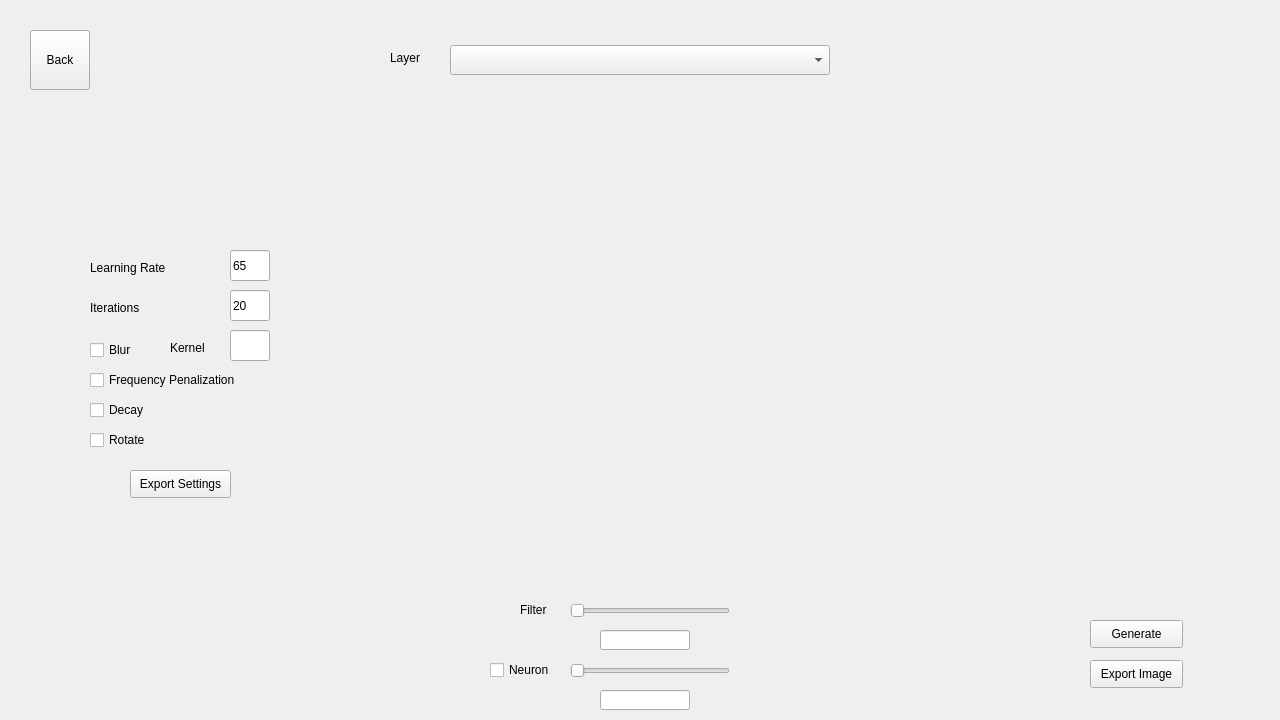
<?xml version="1.0" encoding="UTF-8"?>
<ui version="4.0">
 <class>Form</class>
 <widget class="QWidget" name="Form">
  <property name="geometry">
   <rect>
    <x>0</x>
    <y>0</y>
    <width>1280</width>
    <height>720</height>
   </rect>
  </property>
  <property name="windowTitle">
   <string>XAI Viz</string>
  </property>
  <widget class="QLabel" name="label_3">
   <property name="geometry">
    <rect>
     <x>90</x>
     <y>260</y>
     <width>101</width>
     <height>16</height>
    </rect>
   </property>
   <property name="text">
    <string>Learning Rate</string>
   </property>
  </widget>
  <widget class="QLabel" name="label_6">
   <property name="geometry">
    <rect>
     <x>170</x>
     <y>340</y>
     <width>51</width>
     <height>16</height>
    </rect>
   </property>
   <property name="text">
    <string>Kernel</string>
   </property>
  </widget>
  <widget class="QLabel" name="label_2">
   <property name="geometry">
    <rect>
     <x>520</x>
     <y>600</y>
     <width>41</width>
     <height>20</height>
    </rect>
   </property>
   <property name="text">
    <string>Filter</string>
   </property>
  </widget>
  <widget class="QCheckBox" name="blur">
   <property name="geometry">
    <rect>
     <x>90</x>
     <y>340</y>
     <width>81</width>
     <height>20</height>
    </rect>
   </property>
   <property name="text">
    <string>Blur</string>
   </property>
  </widget>
  <widget class="QSlider" name="filter">
   <property name="geometry">
    <rect>
     <x>570</x>
     <y>600</y>
     <width>160</width>
     <height>22</height>
    </rect>
   </property>
   <property name="orientation">
    <enum>Qt::Horizontal</enum>
   </property>
  </widget>
  <widget class="QComboBox" name="choose_layer">
   <property name="geometry">
    <rect>
     <x>450</x>
     <y>45</y>
     <width>380</width>
     <height>30</height>
    </rect>
   </property>
  </widget>
  <widget class="QLabel" name="label">
   <property name="geometry">
    <rect>
     <x>390</x>
     <y>50</y>
     <width>55</width>
     <height>16</height>
    </rect>
   </property>
   <property name="text">
    <string>Layer</string>
   </property>
  </widget>
  <widget class="QLineEdit" name="kernel">
   <property name="geometry">
    <rect>
     <x>230</x>
     <y>330</y>
     <width>40</width>
     <height>31</height>
    </rect>
   </property>
  </widget>
  <widget class="QPushButton" name="back_btn">
   <property name="geometry">
    <rect>
     <x>30</x>
     <y>30</y>
     <width>60</width>
     <height>60</height>
    </rect>
   </property>
   <property name="text">
    <string>Back</string>
   </property>
  </widget>
  <widget class="QLabel" name="label_4">
   <property name="geometry">
    <rect>
     <x>90</x>
     <y>300</y>
     <width>101</width>
     <height>16</height>
    </rect>
   </property>
   <property name="text">
    <string>Iterations</string>
   </property>
  </widget>
  <widget class="QCheckBox" name="decay">
   <property name="geometry">
    <rect>
     <x>90</x>
     <y>400</y>
     <width>81</width>
     <height>20</height>
    </rect>
   </property>
   <property name="text">
    <string>Decay</string>
   </property>
  </widget>
  <widget class="QPushButton" name="generate_btn">
   <property name="geometry">
    <rect>
     <x>1090</x>
     <y>620</y>
     <width>93</width>
     <height>28</height>
    </rect>
   </property>
   <property name="text">
    <string>Generate</string>
   </property>
  </widget>
  <widget class="QCheckBox" name="freq_pen">
   <property name="geometry">
    <rect>
     <x>90</x>
     <y>370</y>
     <width>161</width>
     <height>20</height>
    </rect>
   </property>
   <property name="text">
    <string>Frequency Penalization</string>
   </property>
  </widget>
  <widget class="QLineEdit" name="learning_rate">
   <property name="geometry">
    <rect>
     <x>230</x>
     <y>250</y>
     <width>40</width>
     <height>31</height>
    </rect>
   </property>
   <property name="text">
    <string>65</string>
   </property>
  </widget>
  <widget class="QLineEdit" name="iterations">
   <property name="geometry">
    <rect>
     <x>230</x>
     <y>290</y>
     <width>40</width>
     <height>31</height>
    </rect>
   </property>
   <property name="text">
    <string>20</string>
   </property>
  </widget>
  <widget class="QLineEdit" name="selected_filter">
   <property name="geometry">
    <rect>
     <x>600</x>
     <y>630</y>
     <width>90</width>
     <height>20</height>
    </rect>
   </property>
  </widget>
  <widget class="QLabel" name="vis_container">
   <property name="geometry">
    <rect>
     <x>465</x>
     <y>185</y>
     <width>350</width>
     <height>350</height>
    </rect>
   </property>
   <property name="text">
    <string/>
   </property>
  </widget>
  <widget class="QPushButton" name="save_btn">
   <property name="geometry">
    <rect>
     <x>1090</x>
     <y>660</y>
     <width>93</width>
     <height>28</height>
    </rect>
   </property>
   <property name="text">
    <string>Export Image</string>
   </property>
  </widget>
  <widget class="QCheckBox" name="rotate">
   <property name="geometry">
    <rect>
     <x>90</x>
     <y>430</y>
     <width>81</width>
     <height>20</height>
    </rect>
   </property>
   <property name="text">
    <string>Rotate</string>
   </property>
  </widget>
  <widget class="QPushButton" name="save_settings_btn">
   <property name="geometry">
    <rect>
     <x>130</x>
     <y>470</y>
     <width>101</width>
     <height>28</height>
    </rect>
   </property>
   <property name="text">
    <string>Export Settings</string>
   </property>
  </widget>
  <widget class="QLineEdit" name="selected_neuron">
   <property name="geometry">
    <rect>
     <x>600</x>
     <y>690</y>
     <width>90</width>
     <height>20</height>
    </rect>
   </property>
  </widget>
  <widget class="QSlider" name="neuron_select">
   <property name="geometry">
    <rect>
     <x>570</x>
     <y>660</y>
     <width>160</width>
     <height>22</height>
    </rect>
   </property>
   <property name="orientation">
    <enum>Qt::Horizontal</enum>
   </property>
  </widget>
  <widget class="QCheckBox" name="neuron">
   <property name="geometry">
    <rect>
     <x>490</x>
     <y>660</y>
     <width>71</width>
     <height>20</height>
    </rect>
   </property>
   <property name="text">
    <string>Neuron</string>
   </property>
  </widget>
 </widget>
 <resources/>
 <connections/>
</ui>
